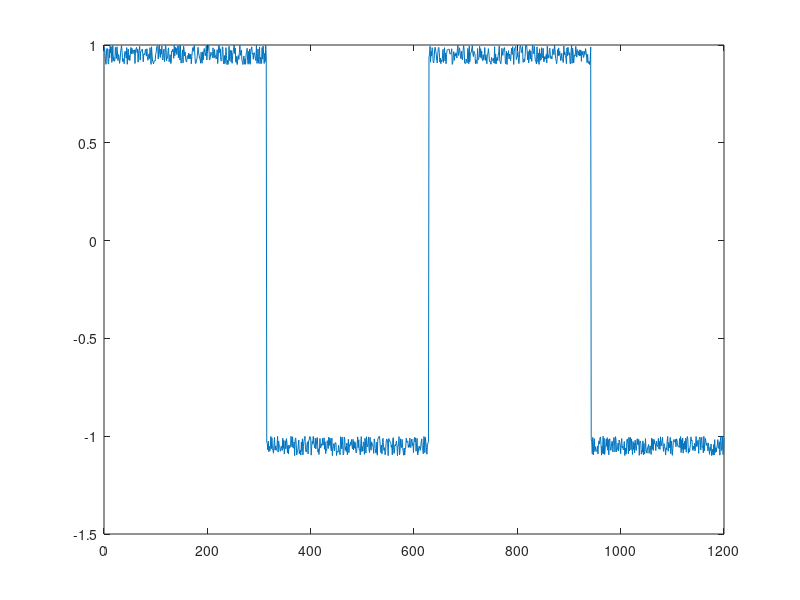

Reproduce this figure in MATLAB.
x = [0:1:1200]
y = square(0.01.*x);
for i = 1:length(y)
    sign = rand();
    noise = rand();
    if sign > 5
        y(i) = y(i) + 0.1*noise;
    else
        y(i) = y(i) - 0.1*noise;
    end
end
plot(x, y);